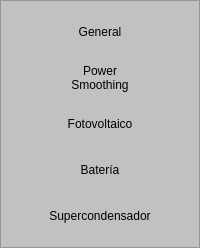
           <widget class="QFrame" name="frame_control">
            <property name="minimumSize">
             <size>
              <width>200</width>
              <height>0</height>
             </size>
            </property>
            <property name="maximumSize">
             <size>
              <width>0</width>
              <height>16777215</height>
             </size>
            </property>
            <property name="styleSheet">
             <string notr="true">QFrame{
background-color: rgb(193, 193, 193);
}

QPushButton{
background-color: rgb(193, 193, 193);
border-top-left-radius: 20px;
border-bottom-left-radius:20px;
color: rgb(0,0,0);
font: 77 10pt &quot;Arial Black&quot;
}

QPushButton:hover{
background-color: white;
border-top-left-radius: 20px;
border-bottom-left-radius:20px;
color: rgb(0,0,0);
font: 77 10pt &quot;Arial Black&quot;
}</string>
            </property>
            <property name="frameShape">
             <enum>QFrame::StyledPanel</enum>
            </property>
            <property name="frameShadow">
             <enum>QFrame::Raised</enum>
            </property>
            <layout class="QVBoxLayout" name="verticalLayout_3">
             <item>
              <widget class="QPushButton" name="pushButton_gen">
               <property name="minimumSize">
                <size>
                 <width>0</width>
                 <height>40</height>
                </size>
               </property>
               <property name="text">
                <string>General</string>
               </property>
               <property name="icon">
                <iconset>
                 <normaloff>../../../../../../../APE4_DC/QtScada/computer-monitor-svgrepo-com.svg</normaloff>../../../../../../../APE4_DC/QtScada/computer-monitor-svgrepo-com.svg</iconset>
               </property>
               <property name="iconSize">
                <size>
                 <width>40</width>
                 <height>40</height>
                </size>
               </property>
              </widget>
             </item>
             <item>
              <widget class="QPushButton" name="pushButton_0">
               <property name="minimumSize">
                <size>
                 <width>0</width>
                 <height>40</height>
                </size>
               </property>
               <property name="text">
                <string>Power 
Smoothing</string>
               </property>
               <property name="icon">
                <iconset>
                 <normaloff>../../../../../../../APE4_DC/QtScada/estacion-de-carga.svg</normaloff>../../../../../../../APE4_DC/QtScada/estacion-de-carga.svg</iconset>
               </property>
               <property name="iconSize">
                <size>
                 <width>35</width>
                 <height>35</height>
                </size>
               </property>
              </widget>
             </item>
             <item>
              <widget class="QPushButton" name="pushButton_1">
               <property name="minimumSize">
                <size>
                 <width>0</width>
                 <height>40</height>
                </size>
               </property>
               <property name="text">
                <string>Fotovoltaico</string>
               </property>
               <property name="icon">
                <iconset>
                 <normaloff>../../../../../../../Downloads/ESQUEMA 1 INVERSOR-eeeModel.png</normaloff>../../../../../../../Downloads/ESQUEMA 1 INVERSOR-eeeModel.png</iconset>
               </property>
               <property name="iconSize">
                <size>
                 <width>60</width>
                 <height>40</height>
                </size>
               </property>
              </widget>
             </item>
             <item>
              <widget class="QPushButton" name="pushButton_2">
               <property name="minimumSize">
                <size>
                 <width>0</width>
                 <height>40</height>
                </size>
               </property>
               <property name="text">
                <string>Batería</string>
               </property>
               <property name="icon">
                <iconset>
                 <normaloff>../../../../../../../Downloads/ESQUEMA 1 INVERSOR-Model.png</normaloff>../../../../../../../Downloads/ESQUEMA 1 INVERSOR-Model.png</iconset>
               </property>
               <property name="iconSize">
                <size>
                 <width>30</width>
                 <height>30</height>
                </size>
               </property>
              </widget>
             </item>
             <item>
              <widget class="QPushButton" name="pushButton_3">
               <property name="minimumSize">
                <size>
                 <width>0</width>
                 <height>40</height>
                </size>
               </property>
               <property name="text">
                <string>Supercondensador</string>
               </property>
               <property name="icon">
                <iconset>
                 <normaloff>../../../../../../../Downloads/vecteezy_voltmeter-vector-icon_16223191.jpg</normaloff>../../../../../../../Downloads/vecteezy_voltmeter-vector-icon_16223191.jpg</iconset>
               </property>
               <property name="iconSize">
                <size>
                 <width>40</width>
                 <height>40</height>
                </size>
               </property>
              </widget>
             </item>
            </layout>
           </widget>
